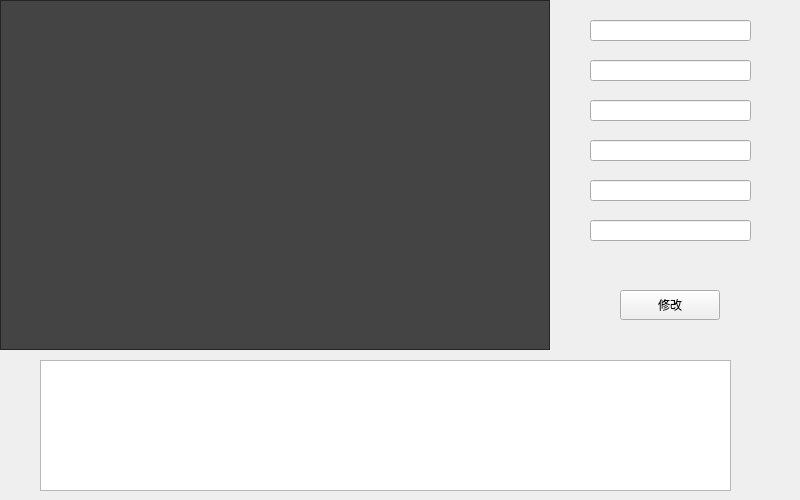
<?xml version="1.0" encoding="UTF-8"?>
<ui version="4.0">
 <class>BookForm</class>
 <widget class="QWidget" name="BookForm">
  <property name="geometry">
   <rect>
    <x>0</x>
    <y>0</y>
    <width>800</width>
    <height>500</height>
   </rect>
  </property>
  <property name="windowTitle">
   <string>Form</string>
  </property>
  <property name="styleSheet">
   <string notr="true">

*{
	font: normal 20px “微软雅黑”;
}

#pushButton{

QPushButton

{

color: rgb(255, 255, 255);
    border:none;
    padding: 5px;
    outline: none;
}

QPushButton:pressed
{
    padding-top: -15px;
    padding-bottom: -17px;
}


}
#BookForm{
	background-color: #818181;
}


QLineEdit{

    border: 1px solid gray;

    padding: 1px 2px 1px 2px;
	
	border-top-left-radius : 15px;

	border-bottom-right-radius : 15px;
}

QLineEdit:hover{

border:1px solid blue;

background-color: #818181;

}


#textEdit{
	
    border: 1px solid gray;
	
    padding: 1px 2px 1px 2px;
	


}




</string>
  </property>
  <widget class="QPushButton" name="pushButton">
   <property name="geometry">
    <rect>
     <x>620</x>
     <y>290</y>
     <width>100</width>
     <height>30</height>
    </rect>
   </property>
   <property name="minimumSize">
    <size>
     <width>0</width>
     <height>0</height>
    </size>
   </property>
   <property name="maximumSize">
    <size>
     <width>16777215</width>
     <height>16777215</height>
    </size>
   </property>
   <property name="layoutDirection">
    <enum>Qt::RightToLeft</enum>
   </property>
   <property name="styleSheet">
    <string notr="true"/>
   </property>
   <property name="text">
    <string>修改</string>
   </property>
   <property name="icon">
    <iconset resource="../icons.qrc">
     <normaloff>:/images/xiugai.png</normaloff>:/images/xiugai.png</iconset>
   </property>
  </widget>
  <widget class="QTableWidget" name="tableWidget">
   <property name="geometry">
    <rect>
     <x>0</x>
     <y>0</y>
     <width>550</width>
     <height>350</height>
    </rect>
   </property>
   <property name="styleSheet">
    <string notr="true">/*
tabelwidget*/
QTableWidget{
color:#DCDCDC;
background:#444444;
border:1px solid #242424;
alternate-background-color:#525252;/*交错颜色*/
gridline-color:#242424;
}

/*选中item*/
QTableWidget::item:selected{
color:#DCDCDC;
background:qlineargradient(spread:pad,x1:0,y1:0,x2:0,y2:1,stop:0 #484848,stop:1 #383838);
}

/*
悬浮item*/
QTableWidget::item:hover{
background:#5B5B5B;
}
/*表头*/
QHeaderView::section{
text-align:center;
background:#5E5E5E;
padding:3px;
margin:0px;
color:#DCDCDC;
border:1px solid #242424;
border-left-width:0;
}



/*表右侧的滑条*/
QScrollBar:vertical{
background:#484848;
padding:0px;
border-radius:6px;
max-width:12px;
}

/*滑块*/
QScrollBar::handle:vertical{
background:#CCCCCC;
}
/*
滑块悬浮，按下*/
QScrollBar::handle:hover:vertical,QScrollBar::handle:pressed:vertical{
background:#A7A7A7;
}
/*
滑块已经划过的区域*/
QScrollBar::sub-page:vertical{
background:444444;
}

/*
滑块还没有划过的区域*/
QScrollBar::add-page:vertical{
background:5B5B5B;
}

/*页面下移的按钮*/
QScrollBar::add-line:vertical{
background:none;
}
/*页面上移的按钮*/
QScrollBar::sub-line:vertical{
background:none;
}
</string>
   </property>
  </widget>
  <widget class="QLineEdit" name="le_bookId">
   <property name="geometry">
    <rect>
     <x>590</x>
     <y>20</y>
     <width>161</width>
     <height>21</height>
    </rect>
   </property>
   <property name="text">
    <string/>
   </property>
  </widget>
  <widget class="QLineEdit" name="le_bookName">
   <property name="geometry">
    <rect>
     <x>590</x>
     <y>60</y>
     <width>161</width>
     <height>21</height>
    </rect>
   </property>
  </widget>
  <widget class="QLineEdit" name="le_bookSotreId">
   <property name="geometry">
    <rect>
     <x>590</x>
     <y>100</y>
     <width>161</width>
     <height>21</height>
    </rect>
   </property>
  </widget>
  <widget class="QLineEdit" name="le_author">
   <property name="geometry">
    <rect>
     <x>590</x>
     <y>140</y>
     <width>161</width>
     <height>21</height>
    </rect>
   </property>
   <property name="text">
    <string/>
   </property>
  </widget>
  <widget class="QLineEdit" name="le_type">
   <property name="geometry">
    <rect>
     <x>590</x>
     <y>180</y>
     <width>161</width>
     <height>21</height>
    </rect>
   </property>
   <property name="text">
    <string/>
   </property>
  </widget>
  <widget class="QLineEdit" name="le_price">
   <property name="geometry">
    <rect>
     <x>590</x>
     <y>220</y>
     <width>161</width>
     <height>21</height>
    </rect>
   </property>
   <property name="text">
    <string/>
   </property>
  </widget>
  <widget class="QTextEdit" name="textEdit">
   <property name="enabled">
    <bool>true</bool>
   </property>
   <property name="geometry">
    <rect>
     <x>40</x>
     <y>360</y>
     <width>691</width>
     <height>131</height>
    </rect>
   </property>
   <property name="html">
    <string>&lt;!DOCTYPE HTML PUBLIC &quot;-//W3C//DTD HTML 4.0//EN&quot; &quot;http://www.w3.org/TR/REC-html40/strict.dtd&quot;&gt;
&lt;html&gt;&lt;head&gt;&lt;meta name=&quot;qrichtext&quot; content=&quot;1&quot; /&gt;&lt;style type=&quot;text/css&quot;&gt;
p, li { white-space: pre-wrap; }
&lt;/style&gt;&lt;/head&gt;&lt;body style=&quot; font-family:'“微软雅黑”'; font-size:20px; font-weight:400; font-style:normal;&quot;&gt;
&lt;p style=&quot;-qt-paragraph-type:empty; margin-top:0px; margin-bottom:0px; margin-left:0px; margin-right:0px; -qt-block-indent:0; text-indent:0px;&quot;&gt;&lt;br /&gt;&lt;/p&gt;&lt;/body&gt;&lt;/html&gt;</string>
   </property>
  </widget>
 </widget>
 <resources>
  <include location="../icons.qrc"/>
 </resources>
 <connections/>
</ui>
